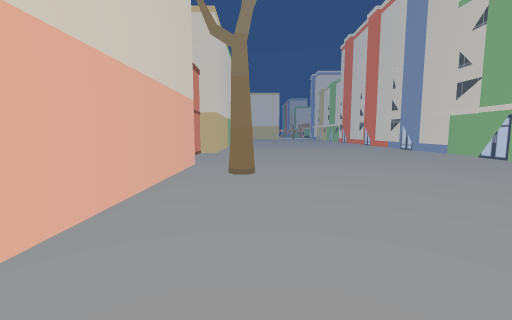
[1] (above)

18 first-person views from a walk through a 3-D level made in the Unity game engine. The camera is 1.2 m above the floor, tilts 6° down and sees 90° across. The floor is counted in squares, 1 m on a side. Each view is taken from the middle of a square. On the plan, view 1 faces up. The plan holds only what a view shows up to about 12 squares ahead; the rest is blank. The place goes on beyond the plan. The player is left out.

[2]
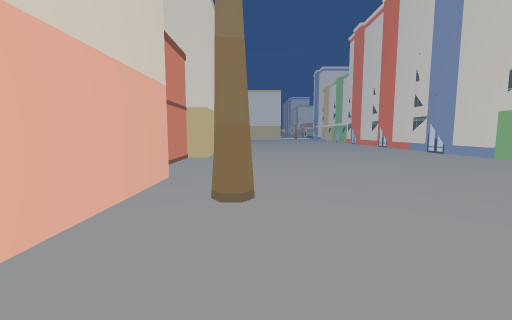

[3]
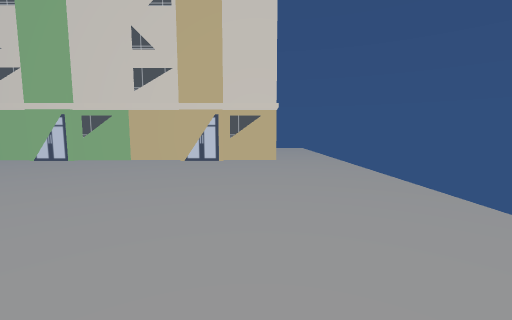

[4]
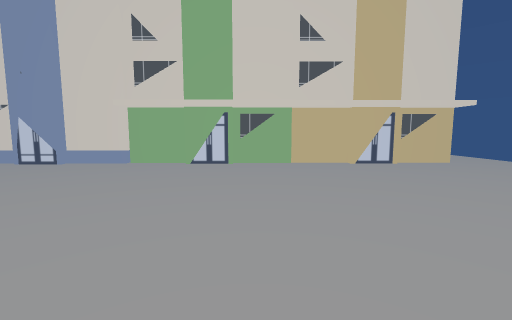

[5]
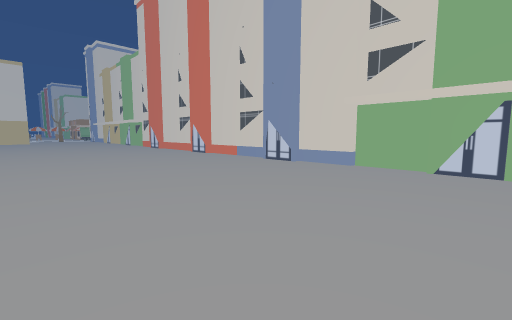

[6]
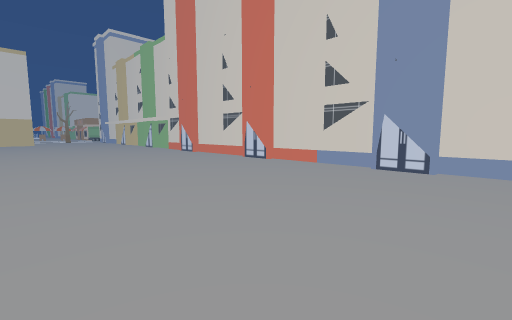

[7]
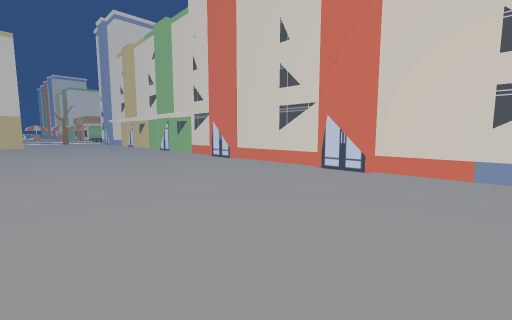

[8]
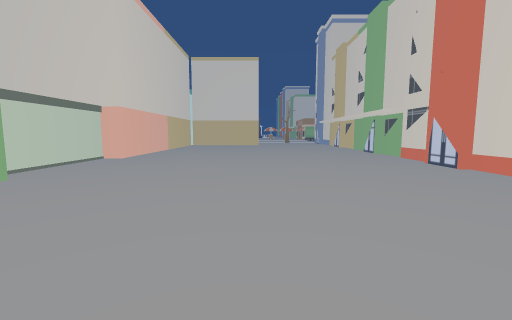

[9]
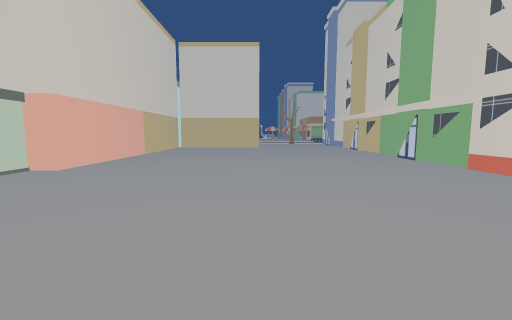

[10]
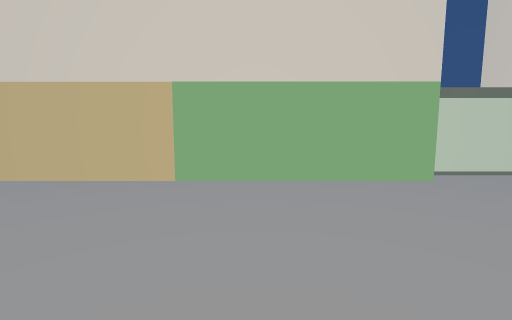

[11]
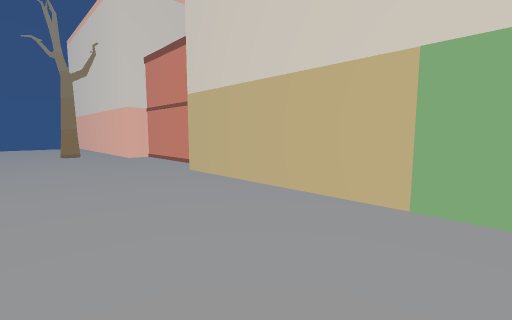

[12]
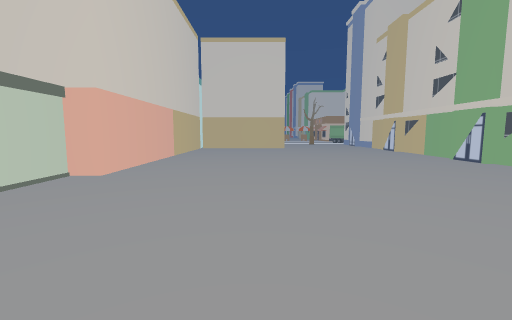

[13]
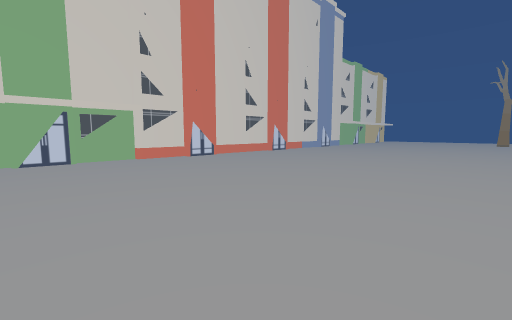

[14]
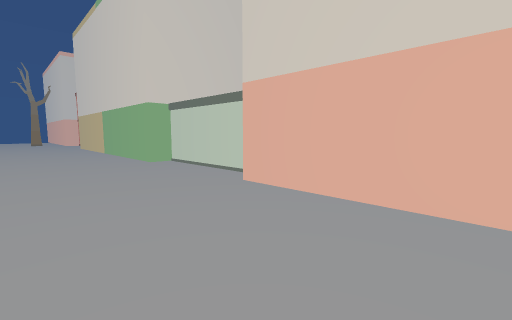

[15]
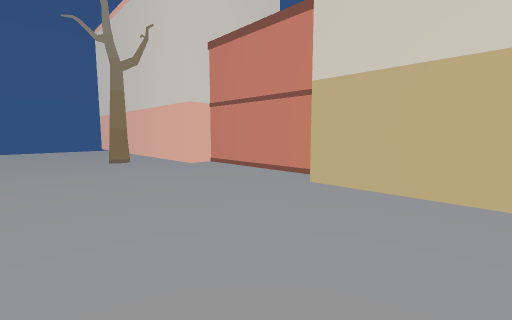

[16]
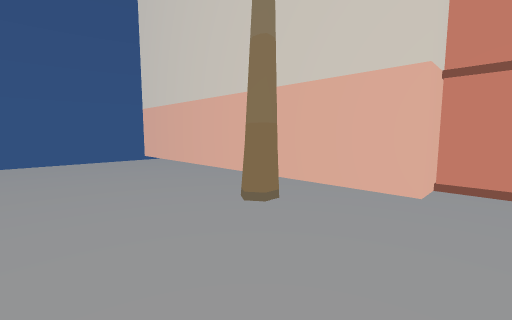

[17]
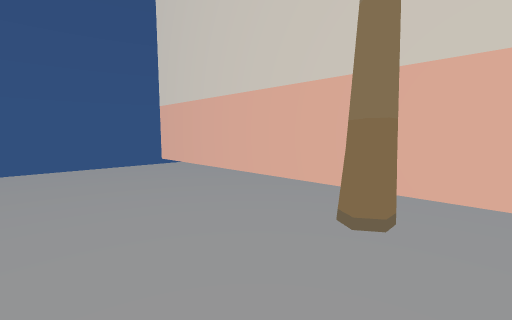

[18]
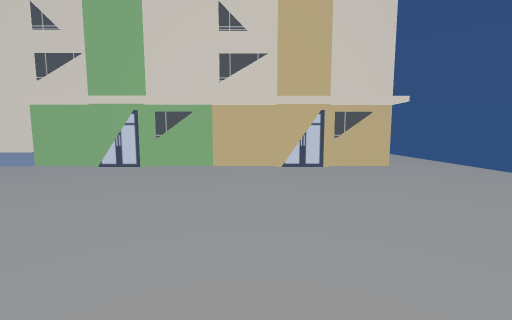

### Floor plan
Key: @ floor where view 1 was taken; . floor; O other object.
Columns run from 6 left of view 1 to 13 right of it. Each row starts with its distance up from view 1.
 39    O.............O
 38    O.............O
 37    O.............O
 36    O..............O
 35    O..............O
 34 OOOO.............OO
 33   O..............O
 32   O..............O
 31   O..............O
 30   O..............O
 29   O..............O
 28  OOO.............O
 27    O.............O
 26    O.............O
 25    O.............O
 24    O.............O
 23    O.............O
 22    O.............O
 21    O.............O
 20    O.............O
 19    O.............O
 18    O.............O
 17    O.............O
 16   OO.............O
 15   O...............O
 14   O...............O
 13   O..............O
 12   O..............O
 11   O..............O
 10 OOOO..............O
  9    O..............O
  8    O.OO...........O
  7    O..............O
  6    O.............O
  5    O.............O
  4    O..............O
  3     ..............O
  2    O..............O
  1    O................
  0    O..@.............
 -1     O
 -2     O
 -3     O

Where each view was taken, in squares from view 1:
view 1: 0 up, 0 right, facing up
view 2: 3 up, 0 right, facing up
view 3: 3 up, 0 right, facing right
view 4: 10 up, 1 right, facing right
view 5: 11 up, 2 right, facing up-right
view 6: 16 up, 2 right, facing up-right
view 7: 21 up, 3 right, facing up-right
view 8: 22 up, 4 right, facing up
view 9: 26 up, 4 right, facing up
view 10: 24 up, 4 right, facing left
view 11: 23 up, 2 right, facing down-left
view 12: 27 up, 2 right, facing up
view 13: 39 up, 1 left, facing down-right
view 14: 39 up, 2 right, facing down-left
view 15: 19 up, 3 right, facing down-left
view 16: 11 up, 3 right, facing down-left
view 17: 9 up, 3 right, facing down-left
view 18: 7 up, 2 right, facing right
